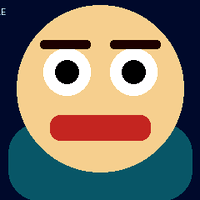
#> input picture poc-v1/firmware/assets/persona.example/idle.png, 200 x 200 px, found by its file name
$ python ideas.py
#> lines starting #> are read from the running program, lines starting #| are printed output that depends on the picture
### poc-v1/demos/persona/_shared/paths.py
"""Output locations for persona-asset demos. Personal files stay under data/ (gitignored)."""

from __future__ import annotations

from pathlib import Path

ROOT = Path(__file__).resolve().parents[3]
DATA = ROOT / "data" / "persona"
CAPTURE = DATA / "capture.png"
CUT_DIR = DATA / "cut"
IDLE = CUT_DIR / "idle.png"
IDEAS = DATA / "ideas"
GREETING = DATA / "greeting.wav"
EXAMPLE = ROOT / "firmware" / "assets" / "persona.example"
PERSONAL = ROOT / "firmware" / "assets" / "persona"


def ensure_data() -> Path:
    DATA.mkdir(parents=True, exist_ok=True)
    CUT_DIR.mkdir(parents=True, exist_ok=True)
    IDEAS.mkdir(parents=True, exist_ok=True)
    return DATA

### poc-v1/demos/persona/04_ideas/ideas.py
"""a04 — Stylized avatar ideas from one idle crop. Does not pick the product look."""

from __future__ import annotations

import argparse
import sys
from pathlib import Path

from PIL import Image, ImageEnhance, ImageOps

ROOT = Path(__file__).resolve().parents[3]
sys.path.insert(0, str(ROOT / "demos" / "persona"))

from _shared import paths


def desk(im: Image.Image) -> Image.Image:
    return ImageEnhance.Contrast(ImageOps.autocontrast(im)).enhance(1.25)


def poster(im: Image.Image) -> Image.Image:
    return im.convert("P", palette=Image.Palette.ADAPTIVE, colors=8).convert("RGB")


def circle(im: Image.Image) -> Image.Image:
    side = 200
    im = im.resize((side, side), Image.Resampling.LANCZOS)
    mask = Image.new("L", (side, side), 0)
    from PIL import ImageDraw

    ImageDraw.Draw(mask).ellipse((2, 2, side - 3, side - 3), fill=255)
    bg = Image.new("RGB", (320, 240), (0x14, 0x30, 0x44))
    body = Image.new("RGB", (220, 96), (0x2A, 0x6A, 0x6E))
    bg.paste(body, (50, 148))
    rgba = im.convert("RGBA")
    rgba.putalpha(mask)
    bg.paste(rgba, (60, 6), rgba)
    return bg


def pixel(im: Image.Image) -> Image.Image:
    tiny = im.resize((40, 40), Image.Resampling.BILINEAR)
    return tiny.resize(im.size, Image.Resampling.NEAREST)


def ink(im: Image.Image) -> Image.Image:
    g = ImageOps.grayscale(im)
    g = ImageOps.autocontrast(g)
    g = g.point(lambda p: 255 if p > 110 else 40)
    return g.convert("RGB")


def warm(im: Image.Image) -> Image.Image:
    overlay = Image.new("RGB", im.size, (0xF2, 0xC0, 0x7A))
    return Image.blend(im, overlay, 0.28)


VARIANTS = {
    "desk": desk,
    "poster": poster,
    "circle": circle,
    "pixel": pixel,
    "ink": ink,
    "warm": warm,
}


def main() -> int:
    parser = argparse.ArgumentParser(description="Write look-variants next to the idle crop.")
    parser.add_argument("--in", dest="src", type=Path, default=paths.IDLE)
    parser.add_argument("--out", type=Path, default=paths.IDEAS)
    args = parser.parse_args()
    paths.ensure_data()
    if not args.src.is_file():
        print(f"FAIL missing {args.src} (run a02 first)")
        return 1
    im = Image.open(args.src).convert("RGB")
#> im is the input picture: PIL image 200x200 RGB; mean R, G, B 123.9, 116.7, 103.6
    args.out.mkdir(parents=True, exist_ok=True)
    for name, fn in VARIANTS.items():
        dest = args.out / f"{name}.png"
        fn(im).save(dest, "PNG")
        print(f"idea {name} -> {dest}")
#> this loop made 6 passes
#> pass 2, in main, `fn(im).save(dest, "PNG")`:
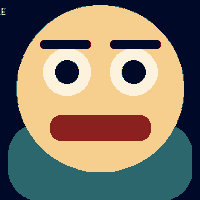
#> saved as poster.png: PIL image 200x200 RGB; mean R, G, B 126.5, 119.4, 103.5
#> pass 3, in circle, `bg = Image.new("RGB", (320, 240), (0x14, 0x30, 0x44))`:
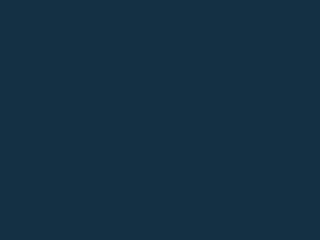
#> bg: PIL image 320x240 RGB; mean R, G, B 20, 48, 68
    print("-- PASS a04")
    return 0


if __name__ == "__main__":
    raise SystemExit(main())
#> (the program exits here)
